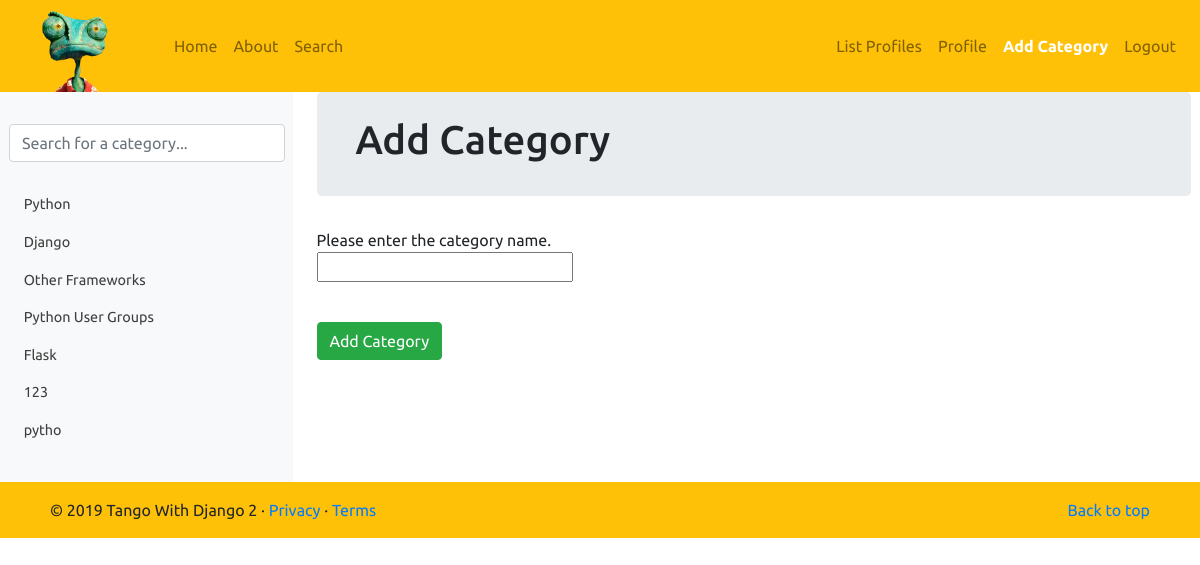
Before: /rango/add_category/ (signed in) with the older database file.
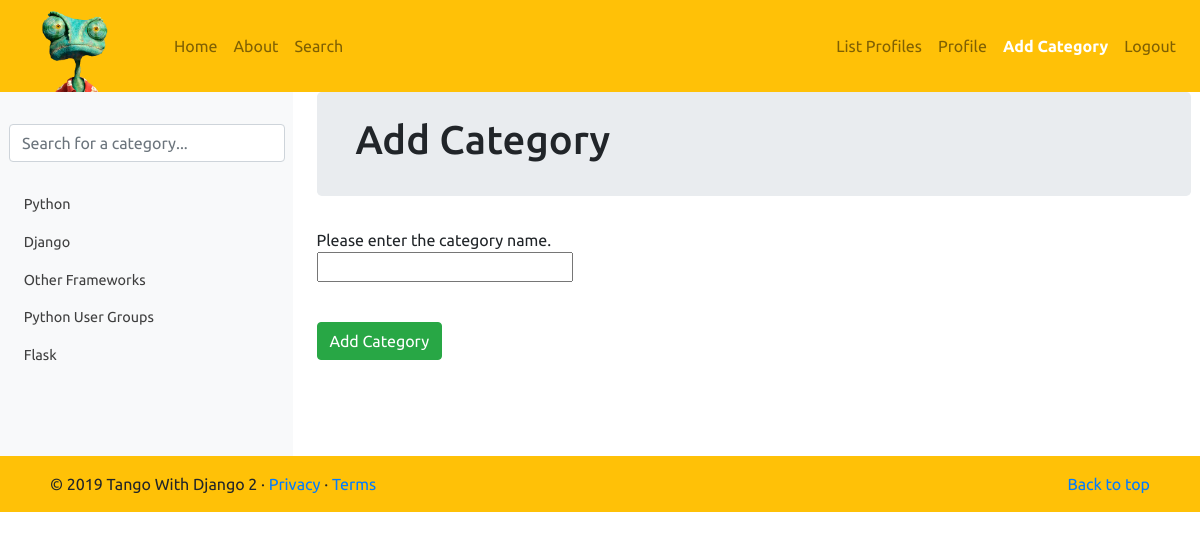
After: the same page with the newer database file.
### rango/models.py (models this page shows, shortened)
class Category(models.Model):
    name = models.CharField(max_length=128, unique=True)
    views = models.IntegerField(default=0)
    likes = models.IntegerField(default=0)
    slug = models.SlugField(unique=True)
    class Meta:
        verbose_name_plural = 'Categories'

### rango/views.py (the view, shortened to what this page needs)
# urls.py: path('add_category/', AddCategoryView.as_view(), name='add_category'),
class AddCategoryView(View):
    @method_decorator(login_required)
    def get(self, request):
        form = CategoryForm()
        return render(request, 'rango/add_category.html', {'form': form})

### rango/forms.py
class CategoryForm(forms.ModelForm):
    name = forms.CharField(max_length=128, help_text="Please enter the category name.")
    views = forms.IntegerField(widget=forms.HiddenInput(), initial=0)
    likes = forms.IntegerField(widget=forms.HiddenInput(), initial=0)
    slug = forms.CharField(widget=forms.HiddenInput(), required=False)
    class Meta:
        model = Category
        fields = ('name',)

### rango/templatetags/rango_template_tags.py (called while the page is built)
@register.inclusion_tag('rango/cats.html')
def get_category_list(cat=None):
    return {'cats': Category.objects.all(), 'act_cat': cat}

### templates/rango/add_category.html (shortened to what this page needs)
{% extends 'rango/base.html' %}
{% load staticfiles %}
{% block body_block %}
    <div class="jumbotron p-4">
        <div class="container">
            <h1 class="jumbotron-heading">Add Category</h1>
        </div>
    </div>
    <div>
        <form id="category_form" method="POST" action="{% url 'rango:add_category' %}">
            {% for field in form.visible_fields %}
                {{ field.help_text }}<br />
                {{ field }}<br />
                <div class="p-2"></div>
            {% endfor %}
            <br />
            <button class="btn btn-success" type="submit" name="submit">Add Category</button>
            <div class="p-5"></div>
        </form>
    </div>
{% endblock %}

### templates/rango/cats.html (shortened to what this page needs)
<div id="catlst" class="mb-4">
    <ul class="nav flex-column">
        {% if cats %}
            {% for c in cats %}
                {% if c == act_cat %}
                    <li class="nav-item">
                        <a class="nav-link active" href="{% url 'rango:show_category' c.slug %}">
                            <i data-feather="archive"></i>&nbsp;&nbsp;{{ c.name }}
                        </a>
                    </li>
                {% else %}
                    <li class="nav-item">
                        <a class="nav-link" href="{% url 'rango:show_category' c.slug %}">
                            &nbsp;&nbsp;{{ c.name }}
                        </a>
                    </li>
                {% endif %}
            {% endfor %}
        {% else %}
            <li class="nav-item">No Categories Yet!</li>
        {% endif %}
    </ul>
</div>

Changed rows visible on the page:
removed Category: name "123"
removed Category: name "pytho"
